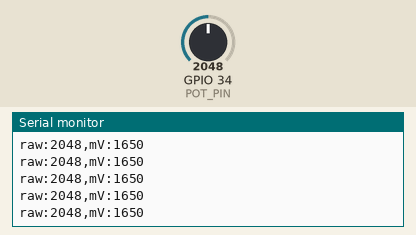
Recording of a sketch running on a simulated ESP32. Parts: the last lines printed to the serial monitor. Inputs (shaded band) come from the test bench; at power-on: GPIO 34 (POT_PIN) = 2048 (analog values on the 0–4095 scale).

Above: at 1.2 s.
1.3 s: GPIO 34 (POT_PIN) set to 2866
At 1.32 s:
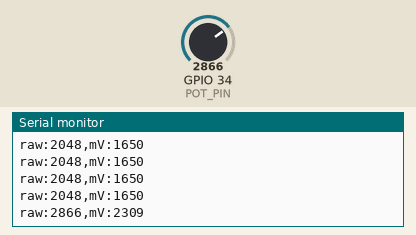
2.8 s: GPIO 34 (POT_PIN) set to 3603
At 2.83 s:
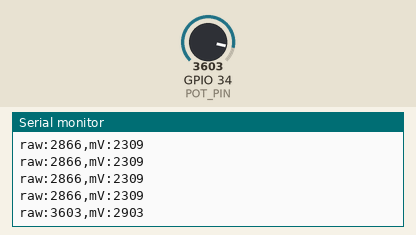
Timing chart, 0 to 5.8 s (numbered marks = the images above; inputs shaded):
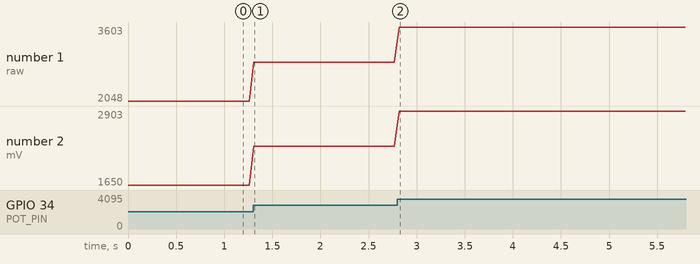

The sketch:

sketch.ino
```cpp
// Lectura analógica para el plotter — ESP32 Studio
// Usa un pin ADC1 (GPIO34) para que funcione también con Wi-Fi activo.
const int POT_PIN = 34;

void setup() {
  Serial.begin(115200);
  analogReadResolution(12);
}

void loop() {
  int raw = analogRead(POT_PIN);
  int mv = analogReadMilliVolts(POT_PIN);
  // Formato "etiqueta:valor" -> el plotter crea una serie por etiqueta
  Serial.printf("raw:%d,mV:%d\n", raw, mv);
  delay(50);
}
```

Measured:
- after the input at 1.3 s, the serial monitor: prints a new line at once (image 1)
- after the input at 2.8 s, the serial monitor: prints a new line at once (image 2)
- plotted number 1: 2048 → 2866 after the input at 1.3 s, 2866 → 3603 after the input at 2.8 s
- plotted number 2: 1650 → 2309 after the input at 1.3 s, 2309 → 2903 after the input at 2.8 s
